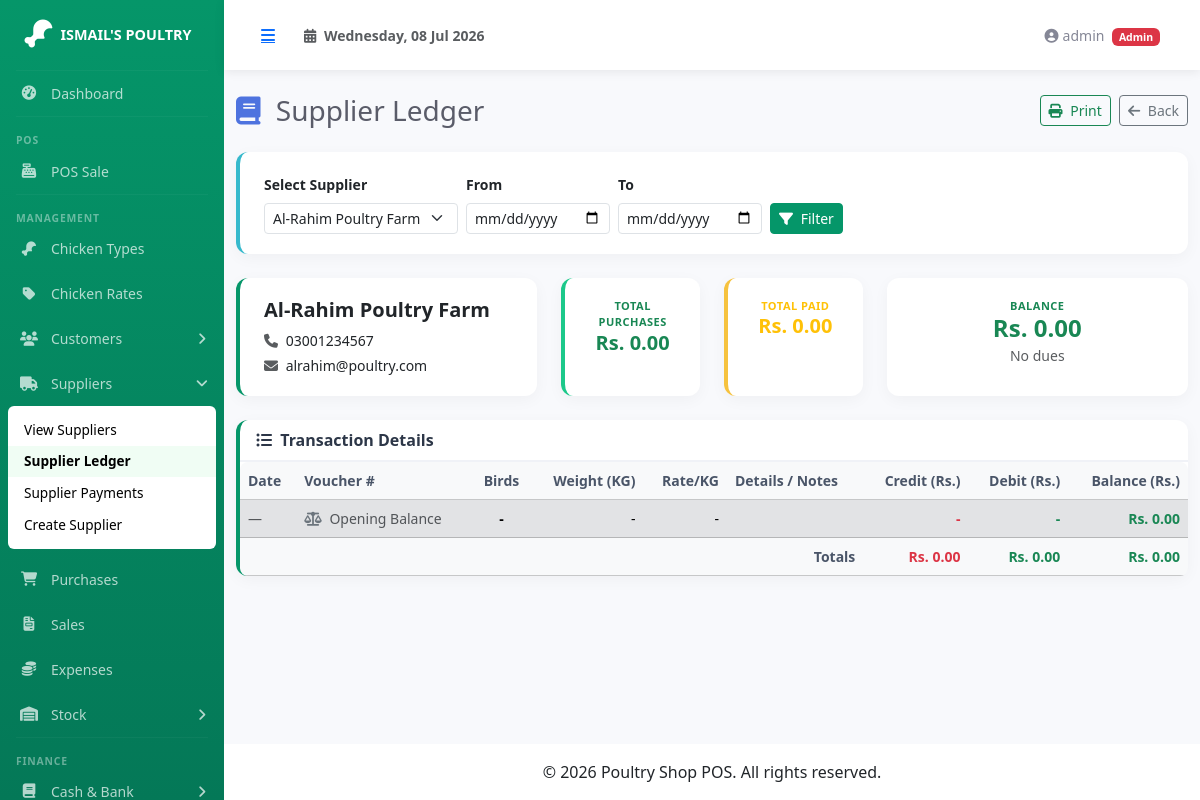
The app's page /pages/suppliers/ledger.php?id=1 (signed in) with its own data.
### tables this page shows
CREATE TABLE IF NOT EXISTS suppliers (
  id              INT             AUTO_INCREMENT PRIMARY KEY,
  name            VARCHAR(100)    NOT NULL,
  phone           VARCHAR(20)     DEFAULT NULL,
  email           VARCHAR(100)    DEFAULT NULL,
  address         TEXT            DEFAULT NULL,
  opening_balance DECIMAL(12,2)   NOT NULL DEFAULT 0.00,
  created_at      TIMESTAMP       DEFAULT CURRENT_TIMESTAMP
);

### includes/functions.php (called while the page is built, shortened)
<?php
function money($amount): string {
    return number_format((float)$amount, 2);
}

### pages/suppliers/ledger.php (the view, shortened to what this page needs)
<?php
require_once __DIR__ . '/../../includes/functions.php';
$pdo = getDB();
$supplier_id = (int)($_GET['id'] ?? 0);
$from = $_GET['from'] ?? '';
$to   = $_GET['to'] ?? '';
$supplier = null;
if ($supplier_id) {
    $stmt = $pdo->prepare("SELECT * FROM suppliers WHERE id = ?");
    $stmt->execute([$supplier_id]);
    $supplier = $stmt->fetch();
}
$suppliers = $pdo->query("SELECT * FROM suppliers ORDER BY name")->fetchAll();
$entries = [];
$total_purchases = 0;
$total_payments = 0;
if ($supplier) {
    $running = (float)$supplier['opening_balance'];
    $entries[] = [
        'type'    => 'opening',
        'date'    => '0000-00-00',
        'id'      => 0,
        'ref'     => 'Opening Balance',
        'birds'   => null,
        'weight'  => null,
        'rate'    => null,
        'debit'   => $running,
        'credit'  => 0,
        'balance' => $running,
        'details' => 'Opening balance',
        'notes'   => '',
    ];
    usort($entries, function ($a, $b) {
        if ($a['date'] === '0000-00-00') return -1;
        if ($b['date'] === '0000-00-00') return 1;
        if ($a['date'] !== $b['date']) return strcmp($a['date'], $b['date']);
        return ($a['type'] === 'purchase' ? 0 : 1) - ($b['type'] === 'purchase' ? 0 : 1);
    });
}
$balance = (float)($supplier['opening_balance'] ?? 0) + $total_purchases - $total_payments;
require_once __DIR__ . '/../../includes/header.php';
?>
<div class="d-sm-flex align-items-center justify-content-between mb-4">
    <h1 class="h3 mb-0 text-gray-800"><i class="fas fa-book me-2" style="color:#4e73df;"></i> Supplier Ledger</h1>
    <div class="no-print">
        <button class="btn btn-outline-success btn-sm me-1" onclick="window.print()">
            <i class="fas fa-print me-1"></i> Print
        </button>
        <a href="<?= BASE_URL ?>/pages/suppliers/index.php" class="btn btn-outline-secondary btn-sm">
            <i class="fas fa-arrow-left me-1"></i> Back
        </a>
    </div>
</div>
<div class="card mb-4 border-start-info no-print">
    <div class="card-body">
        <form method="GET" class="row g-2 align-items-end">
            <div class="col-auto">
                <label class="form-label small fw-bold">Select Supplier</label>
                <select name="id" class="form-select form-select-sm" onchange="this.form.submit()">
                    <?php foreach ($suppliers as $s): ?>
                    <option value="<?= $s['id'] ?>" <?= $s['id'] === $supplier_id ? 'selected' : '' ?>><?= htmlspecialchars($s['name']) ?></option>
                    <?php endforeach; ?>
                </select>
            </div>
            <div class="col-auto">
                <label class="form-label small fw-bold">From</label>
                <input type="date" name="from" class="form-control form-control-sm" value="<?= htmlspecialchars($from) ?>">
            </div>
            <div class="col-auto">
                <label class="form-label small fw-bold">To</label>
                <input type="date" name="to" class="form-control form-control-sm" value="<?= htmlspecialchars($to) ?>">
            </div>
            <div class="col-auto">
                <button type="submit" class="btn btn-primary btn-sm"><i class="fas fa-filter me-1"></i> Filter</button>
            </div>
        </form>
    </div>
</div>
<?php if ($supplier): ?>
<div class="row mb-4 no-print">
    <div class="col-md-4">
        <div class="card border-start-primary h-100">
            <div class="card-body">
                <h5 class="fw-bold"><?= htmlspecialchars($supplier['name']) ?></h5>
                <p class="mb-1 small"><i class="fas fa-phone me-1 text-muted"></i> <?= htmlspecialchars($supplier['phone'] ?? '-') ?></p>
                <p class="mb-0 small"><i class="fas fa-envelope me-1 text-muted"></i> <?= htmlspecialchars($supplier['email'] ?? '-') ?></p>
            </div>
        </div>
    </div>
    <div class="col-md-2">
        <div class="card border-start-success h-100">
            <div class="card-body text-center">
                <div class="text-xs fw-bold text-success text-uppercase">Total Purchases</div>
                <div class="h5 mb-0 fw-bold text-success">Rs. <?= money($total_purchases) ?></div>
            </div>
        </div>
    </div>
    <div class="col-md-2">
        <div class="card border-start-warning h-100">
            <div class="card-body text-center">
                <div class="text-xs fw-bold text-warning text-uppercase">Total Paid</div>
                <div class="h5 mb-0 fw-bold text-warning">Rs. <?= money($total_payments) ?></div>
            </div>
        </div>
    </div>
    <div class="col-md-4">
        <div class="card border-<?= $balance > 0 ? 'danger' : 'success' ?> h-100">
            <div class="card-body text-center">
                <div class="text-xs fw-bold text-<?= $balance > 0 ? 'danger' : 'success' ?> text-uppercase">Balance</div>
                <div class="h4 mb-0 fw-bold text-<?= $balance > 0 ? 'danger' : 'success' ?>">Rs. <?= money($balance) ?></div>
                <?php if ($balance > 0): ?>
                <small class="text-muted">Outstanding</small>
                <?php else: ?>
                <small class="text-muted">No dues</small>
                <?php endif; ?>
            </div>
        </div>
    </div>
</div>
<div class="card border-start-primary">
    <div class="card-header bg-transparent d-flex justify-content-between align-items-center">
        <span><i class="fas fa-list-ul me-1"></i> Transaction Details</span>
    </div>
    <div class="card-body p-0">
        <div class="table-responsive">
            <table class="table table-hover mb-0 small">
                <thead class="table-light">
                    <tr>
                        <th>Date</th>
                        <th>Voucher #</th>
                        <th class="text-center">Birds</th>
                        <th class="text-end">Weight (KG)</th>
                        <th class="text-end">Rate/KG</th>
                        <th>Details / Notes</th>
                        <th class="text-end">Credit (Rs.)</th>
                        <th class="text-end">Debit (Rs.)</th>
                        <th class="text-end">Balance (Rs.)</th>
                    </tr>
                </thead>
                <tbody>
                    <?php if (empty($entries)): ?>
                    <tr><td colspan="9" class="text-center text-muted py-4">No records found for the selected period.</td></tr>
                    <?php else: ?>
                    <?php foreach ($entries as $e): ?>
                    <tr class="<?= $e['type'] === 'opening' ? 'table-secondary' : ($e['type'] === 'payment' ? 'table-success' : '') ?>">
                        <td><?= $e['date'] === '0000-00-00' ? '<span class="text-muted">—</span>' : date('d M Y', strtotime($e['date'])) ?></td>
                        <td>
                            <?php if ($e['type'] === 'purchase'): ?>
                            <i class="fas fa-shopping-cart text-primary me-1"></i>
                            <a href="<?= BASE_URL ?>/pages/purchases/view.php?id=<?= $e['id'] ?>" target="_blank"><?= htmlspecialchars($e['ref']) ?></a>
                            <?php elseif ($e['type'] === 'payment'): ?>
                            <i class="fas fa-money-bill-wave text-success me-1"></i>
                            <span><?= htmlspecialchars($e['ref']) ?></span>
                            <?php else: ?>
                            <i class="fas fa-balance-scale text-secondary me-1"></i>
                            <span class="text-muted"><?= htmlspecialchars($e['ref']) ?></span>
                            <?php endif; ?>
                        </td>
                        <td class="text-center fw-bold"><?= $e['birds'] !== null ? $e['birds'] : '-' ?></td>
                        <td class="text-end"><?= $e['weight'] !== null ? number_format($e['weight'], 3) : '-' ?></td>
                        <td class="text-end"><?= $e['rate'] !== null ? 'Rs. ' . money($e['rate']) : '-' ?></td>
                        <td>
                        </td>
                        <td class="text-end text-danger fw-bold"><?= $e['debit'] > 0 ? money($e['debit']) : '-' ?></td>
                        <td class="text-end text-success fw-bold"><?= $e['credit'] > 0 ? money($e['credit']) : '-' ?></td>
                        <td class="text-end fw-bold <?= ($e['balance'] ?? 0) > 0 ? 'text-danger' : 'text-success' ?>">Rs. <?= money($e['balance'] ?? 0) ?></td>
                    </tr>
                    <?php endforeach; ?>
                    <?php endif; ?>
                </tbody>
                <tfoot class="table-light">
                    <tr>
                        <th colspan="6" class="text-end">Totals</th>
                        <th class="text-end text-danger fw-bold">Rs. <?= money((float)($supplier['opening_balance'] ?? 0) + $total_purchases) ?></th>
                        <th class="text-end text-success fw-bold">Rs. <?= money($total_payments) ?></th>
                        <th class="text-end <?= $balance > 0 ? 'text-danger' : 'text-success' ?> fw-bold">Rs. <?= money($balance) ?></th>
                    </tr>
                </tfoot>
            </table>
        </div>
    </div>
</div>
<?php elseif ($supplier_id): ?>
<div class="alert alert-danger">Supplier not found.</div>
<?php endif; ?>
<?php require_once __DIR__ . '/../../includes/footer.php'; ?>

### assets/css/sb-admin-custom.css (style rules this page uses)
:root { --primary: #059669; --primary-dark: #047857; --primary-light: #10b981; --primary-50: #ecfdf5; --sidebar-width: 224px; }
* { margin: 0; padding: 0; box-sizing: border-box; }
body { background-color: #f8f9fc; font-family: 'Segoe UI', Tahoma, Geneva, Verdana, sans-serif; }
.card { border: none; border-radius: 0.5rem; box-shadow: 0 0.15rem 1.75rem 0 rgba(58, 59, 69, 0.1); }
.card-header { background-color: #f8f9fc; border-bottom: 1px solid #e3e6f0; font-weight: 600; }
.border-start-primary { border-left: 0.25rem solid var(--primary) !important; }
.border-start-success { border-left: 0.25rem solid #1cc88a !important; }
.border-start-info { border-left: 0.25rem solid #36b9cc !important; }
.border-start-warning { border-left: 0.25rem solid #f6c23e !important; }
.text-gray-800 { color: #5a5c69 !important; }
.btn-primary { background-color: var(--primary); border-color: var(--primary); }
.table-responsive { border-radius: 0.5rem; }

### pages/suppliers/ledger.php (style rules this page uses)
.card { border: none; border-radius: 12px; box-shadow: 0 4px 16px rgba(0,0,0,0.04); }
.card-header { background: transparent; border-bottom: 2px solid #f0f2f7; font-weight: 700; color: #2d3748; }
.card-body { padding: 20px 24px; }
.table th { font-weight: 700; color: #4a5568; border-top: none; }
.table td { vertical-align: middle; }
.border-start-primary { border-left: 4px solid #4e73df; }
.border-start-success { border-left: 4px solid #1cc88a; }
.border-start-warning { border-left: 4px solid #f6c23e; }
.border-start-info { border-left: 4px solid #36b9cc; }
.text-xs { font-size: 11px; letter-spacing: 0.5px; }

### records on screen
suppliers: name "Al-Rahim Poultry Farm", phone "03001234567", email "alrahim@poultry.com", opening_balance "0.00"

### other values on screen
$_SESSION['user_name'] "admin"
$_SESSION['user_role'] "Admin"
money($total_purchases) "0.00"
money($total_payments) "0.00"
$e['ref'] "Opening Balance"
money($e['balance'] ?? 0) "0.00"
form field id "Al-Rahim Poultry Farm"
